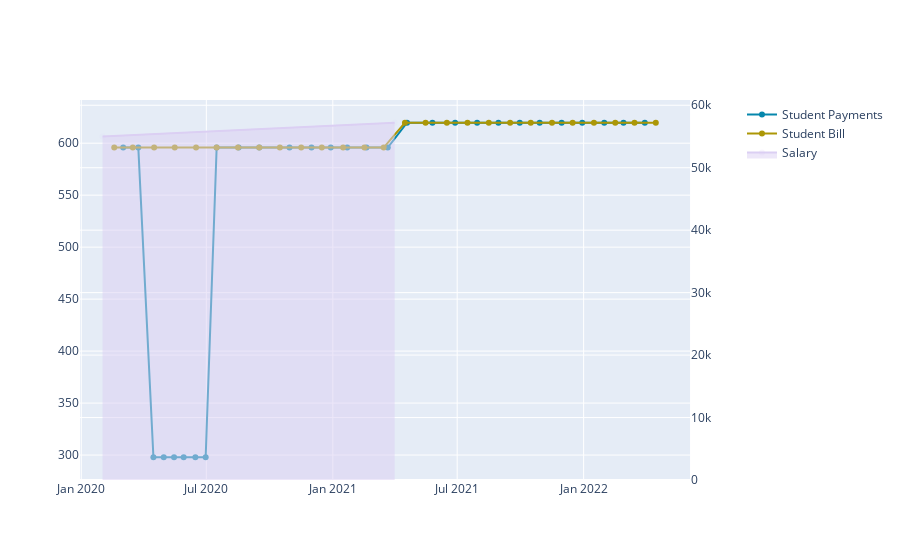

Write notebook code for a chart like this one.
### Code cell
fig = make_subplots(specs=[[{"secondary_y": True}]])
fig.add_trace(
    go.Scatter(
        x=payment_df_slice["DATEPOSTED"],
        y=payment_df_slice["AMOUNTPOSTED"],
        mode="markers+lines",
        name="Student Payments",
        showlegend=True,
        hovertemplate="%{y:$,.0f}",
        marker=dict(color=OC_COLORS["base_colors"][0]),
    )
)

fig.add_trace(
    go.Scatter(
        x=bill_df_slice["ASSESSMENTDATE"],
        y=bill_df_slice["AMOUNT"],
        mode="markers+lines",
        name="Student Bill",
        showlegend=True,
        hovertemplate="%{y:$,.0f}",
        marker=dict(color=OC_COLORS["base_colors"][1]),
    )
)

fig.add_trace(
    go.Scatter(
        x=income_df_plot['BEGINDATE'],
        y=income_df_plot['INCOMEPERYEAR'],
        fill="tozeroy",
        name="Salary",
        hovertemplate="%{y:$,.0f}",
        marker=dict(color=OC_COLORS["purples"][0], opacity=0.1),
    ),
    secondary_y=True
)

fig.show()

### Figure 1 — Plotly figure (JSON) as saved in the notebook; plotly's stock layout.template omitted (floating-point values rounded to 4 significant figures)
{"data": [{"hovertemplate": "%{y:$,.0f}", "marker": {"color": "#0687AC"}, "mode": "markers+lines", "name": "Student Payments", "showlegend": true, "type": "scatter", "x": ["2020-03-02", "2020-03-24", "2020-04-15", "2020-04-30", "2020-05-15", "2020-05-29", "2020-06-15", "2020-06-30", "2020-07-16", "2020-08-17", "2020-09-16", "2020-10-30", "2020-12-01", "2020-12-29", "2021-01-22", "2021-02-19", "2021-03-22", "2021-04-19", "2021-05-26", "2021-06-28", "2021-07-30", "2021-08-30", "2021-09-30", "2021-10-29", "2021-11-30", "2021-12-30", "2022-01-31", "2022-02-28", "2022-03-31"], "y": [595.8, 595.8, 297.9, 297.9, 297.9, 297.9, 297.9, 297.9, 595.8, 595.8, 595.8, 595.8, 595.8, 595.8, 595.8, 595.8, 595.8, 619.7, 619.7, 619.7, 619.7, 619.7, 619.7, 619.7, 619.7, 619.7, 619.7, 619.7, 619.7]}, {"hovertemplate": "%{y:$,.0f}", "marker": {"color": "#AC9706"}, "mode": "markers+lines", "name": "Student Bill", "showlegend": true, "type": "scatter", "x": ["2020-02-18", "2020-03-16", "2020-04-16", "2020-05-16", "2020-06-16", "2020-07-16", "2020-08-16", "2020-09-16", "2020-10-16", "2020-11-16", "2020-12-16", "2021-01-16", "2021-02-16", "2021-03-16", "2021-04-16", "2021-05-16", "2021-06-16", "2021-07-16", "2021-08-16", "2021-09-16", "2021-10-16", "2021-11-16", "2021-12-16", "2022-01-16", "2022-02-16", "2022-03-16", "2022-04-16"], "y": [595.8, 595.8, 595.8, 595.8, 595.8, 595.8, 595.8, 595.8, 595.8, 595.8, 595.8, 595.8, 595.8, 595.8, 619.7, 619.7, 619.7, 619.7, 619.7, 619.7, 619.7, 619.7, 619.7, 619.7, 619.7, 619.7, 619.7]}, {"fill": "tozeroy", "hovertemplate": "%{y:$,.0f}", "marker": {"color": "#DBCFF3", "opacity": 0.1}, "name": "Salary", "type": "scatter", "x": ["2020-02-01", "2021-04-01"], "xaxis": "x", "y": [54995, 57200], "yaxis": "y2"}], "layout": {"xaxis": {"anchor": "y", "domain": [0, 0.94]}, "yaxis": {"anchor": "x", "domain": [0, 1]}, "yaxis2": {"anchor": "x", "overlaying": "y", "side": "right"}}}
